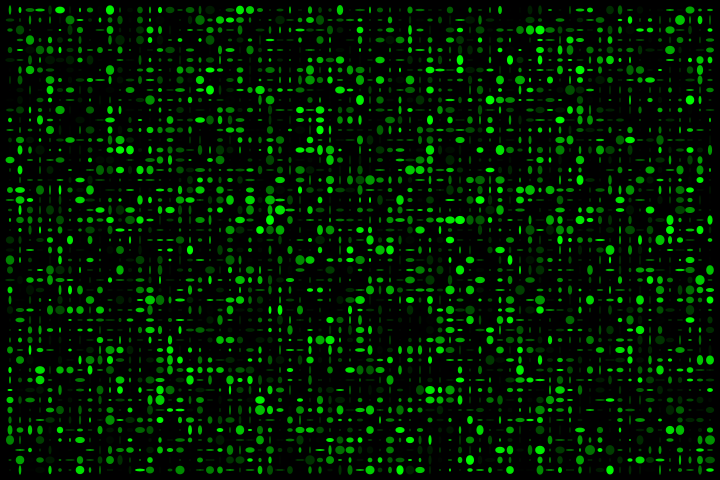
Frame 1 (no input)
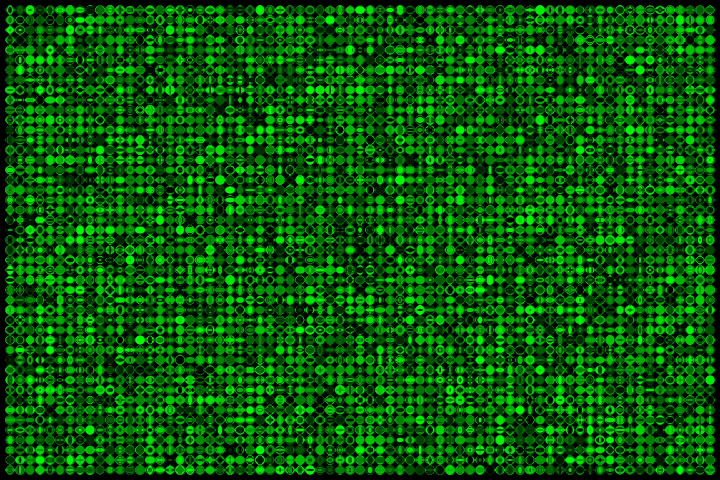
Frame 60 (the mouse pressed at the canvas centre just before this capture)
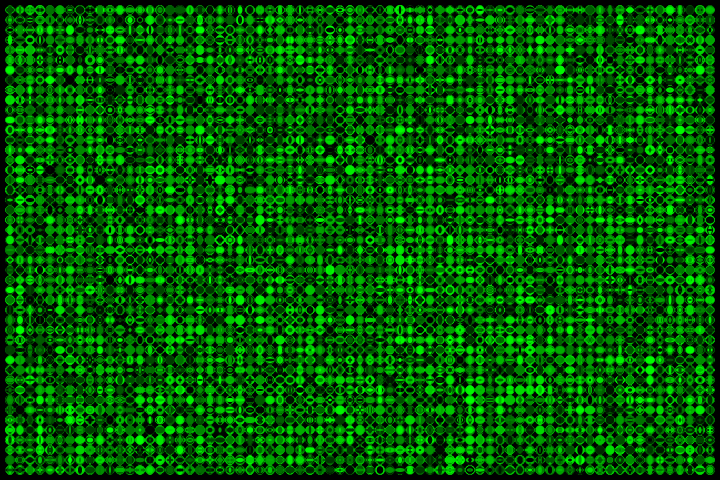
Frame 120 (the mouse held since frame 60 and released just before this capture)

The Processing sketch that drew these frames (run headless with seeded random() and noise(); from frame 60 on, the mouse is pressed at the canvas centre):

// Processing sketch: pattern53
// ── pattern53.pde
void setup() {
  size( 720, 480);
  background(0, 0, 0);
}

void draw() {

  if ( frameCount % 1 == 0 ) {
    for ( int x = 10; x < 720; x+=10 ) { 
      for ( int y = 10; y < 480; y+=10 ) {
        noStroke();
        fill(0, random(255), 0);
        ellipse(x, y, random(10), random(10));
      }
    }
  }
}
